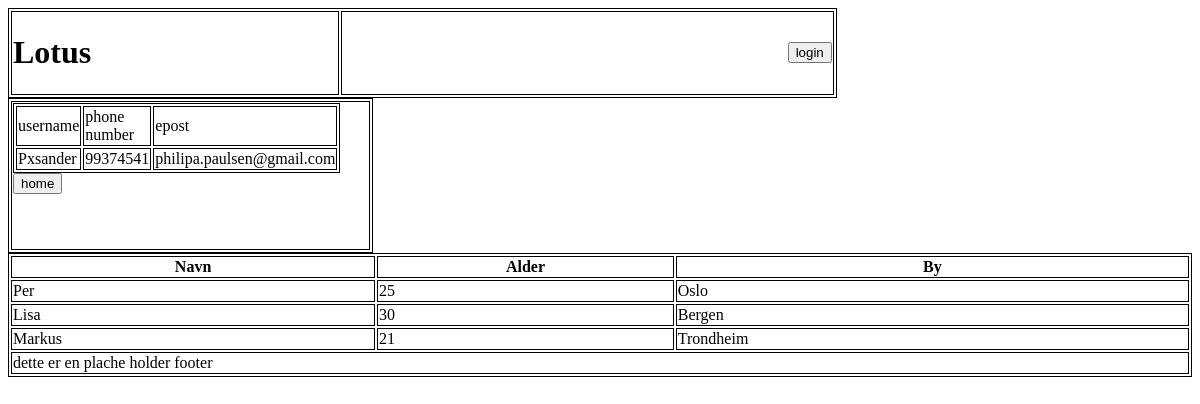
/list, run on an earlier commit of the app's database.
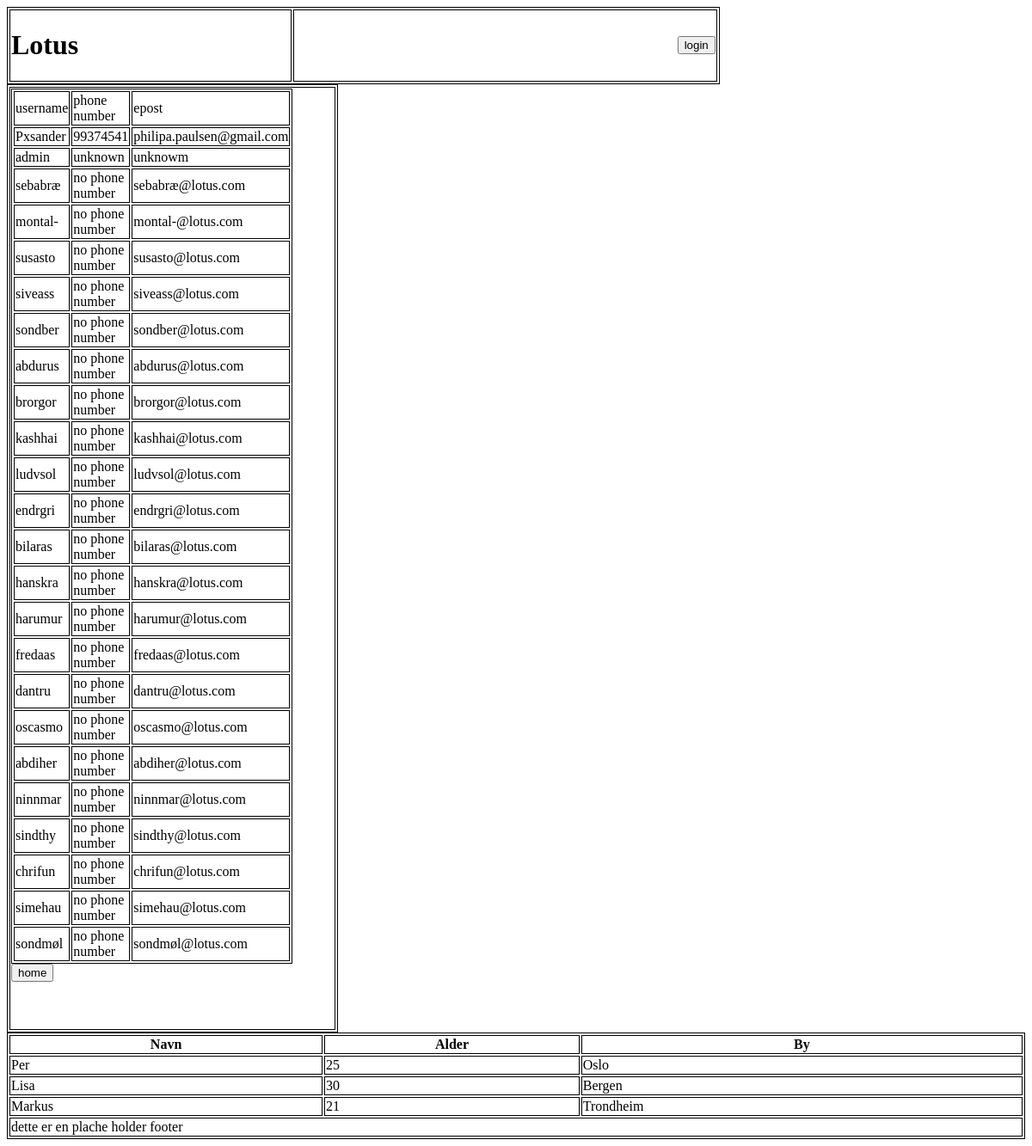
And on a later commit of the database.
### tables this page shows
CREATE TABLE "login" (
	"username"	TEXT,
	"pwd"	TEXT,
	"number"	NUMERIC,
	"epost"	TEXT
);

### app.py (the view)
@app.route('/list')
def list():
    con = sql.connect("database.db")
    con.row_factory = sql.Row
    cur = con.cursor()
    cur.execute("select * from login")
    rows = cur.fetchall()
    return render_template('list.html',rows=rows)

### templates/list.html (shortened to what this page needs)
<!DOCTYPE html>
<html lang="en">
<head>
</head>
<body>
    {% include 'menu.html' %}
    <table>
        <tr>
            <td>
                <table style="width:70%">
                    <thead>
                        <td>username</td>
                        <td>phone number</td>
                        <td>epost</td>
                    </thead>
                    {% for row in rows %}
                    <tr>
                        <td>{{row['username']}}</td>
                        <td>{{row['number']}}</td>
                        <td>{{row['epost']}}</td>
                      </tr>
                    {% endfor %}
                </table>
                <a href="/"><button>home</button></a><br><br>
                <br>
                <br>
            </td>
        </tr>
    </table>
    {% include 'footer.html' %}
</body>
</html>

### templates/menu.html
<table width="70%">
    <tr>
        <td width="40%" align="left">
            <h1>Lotus</h1>
        </td>
        <td width="60%" align="right">
            <a href="/login"><button>login</button></a>
        </td>
    </tr>
</table>

### templates/footer.html
<table class="footer" width="100%">
    <thead>
      <tr>
        <th>Navn</th>
        <th>Alder</th>
        <th>By</th>
      </tr>
    </thead>
    <tbody>
      <tr>
        <td>Per</td>
        <td>25</td>
        <td>Oslo</td>
      </tr>
      <tr>
        <td>Lisa</td>
        <td>30</td>
        <td>Bergen</td>
      </tr>
      <tr>
        <td>Markus</td>
        <td>21</td>
        <td>Trondheim</td>
      </tr>
    </tbody>
    <tfoot>
      <tr>
        <td colspan="3">dette er en plache holder footer</td>
      </tr>
    </tfoot>
</table>

### templates/list.html (style rules this page uses)
table, th, td { border: 1px solid black; }

What changed in the data, as far as the page shows it:
added login: username "admin", number "unknown", epost "unknowm"
added login: username "sebabræ", number "no phone number", epost "sebabræ@lotus.com"
added login: username "montal-", number "no phone number", epost "montal-@lotus.com"
added login: username "susasto", number "no phone number", epost "susasto@lotus.com"
added login: username "siveass", number "no phone number", epost "siveass@lotus.com"
added login: username "sondber", number "no phone number", epost "sondber@lotus.com"
added login: username "abdurus", number "no phone number", epost "abdurus@lotus.com"
added login: username "brorgor", number "no phone number", epost "brorgor@lotus.com"
added login: username "kashhai", number "no phone number", epost "kashhai@lotus.com"
added login: username "ludvsol", number "no phone number", epost "ludvsol@lotus.com"
added login: username "endrgri", number "no phone number", epost "endrgri@lotus.com"
added login: username "bilaras", number "no phone number", epost "bilaras@lotus.com"
added login: username "hanskra", number "no phone number", epost "hanskra@lotus.com"
added login: username "harumur", number "no phone number", epost "harumur@lotus.com"
added login: username "fredaas", number "no phone number", epost "fredaas@lotus.com"
added login: username "dantru", number "no phone number", epost "dantru@lotus.com"
added login: username "oscasmo", number "no phone number", epost "oscasmo@lotus.com"
added login: username "abdiher", number "no phone number", epost "abdiher@lotus.com"
added login: username "ninnmar", number "no phone number", epost "ninnmar@lotus.com"
added login: username "sindthy", number "no phone number", epost "sindthy@lotus.com"
added login: username "chrifun", number "no phone number", epost "chrifun@lotus.com"
added login: username "simehau", number "no phone number", epost "simehau@lotus.com"
added login: username "sondmøl", number "no phone number", epost "sondmøl@lotus.com"
